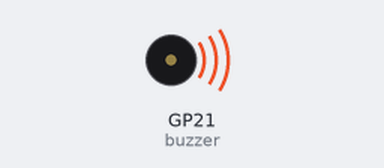
A program run on a simulated Raspberry Pi Pico running MicroPython. Parts: buzzer (waves = sounding). At 0.7 s the program stops and its outputs stay as they are.

Above: at 0.15 s.
At 0.8 s:
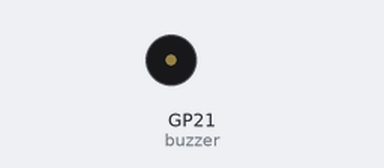
Timing chart, 0 to 2.2 s (numbered marks = the images above):
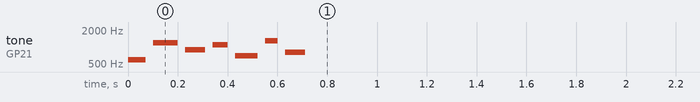

Measured:
- by itself, tone on GP21 (buzzer): plays 600 Hz for 0.07 s, 1200 Hz for 0.10 s, 900 Hz for 0.08 s, 1100 Hz for 0.06 s, 700 Hz for 0.09 s, 1300 Hz for 0.05 s … (7 notes in this stretch)

The program:

Wink_sound_2.py
```python
import time
from machine import Pin, PWM

def bb8_sound():
    buzzer = PWM(Pin(21))

    # Sequência de notas
    melody = [600, 1200, 900, 1100, 700, 1300, 800]

    # Ritmo para cada nota
    tempo = [70, 100, 80, 60, 90, 50, 80]  # tempo em milissegundos

    # Reprodução das notas
    for i in range(len(melody)):
        buzzer.freq(melody[i])
        buzzer.duty_u16(30000)
        time.sleep(tempo[i] / 1000)
        buzzer.duty_u16(0)
        time.sleep(30 / 1000)  # pausa breve entre as notas

bb8_sound()
```
